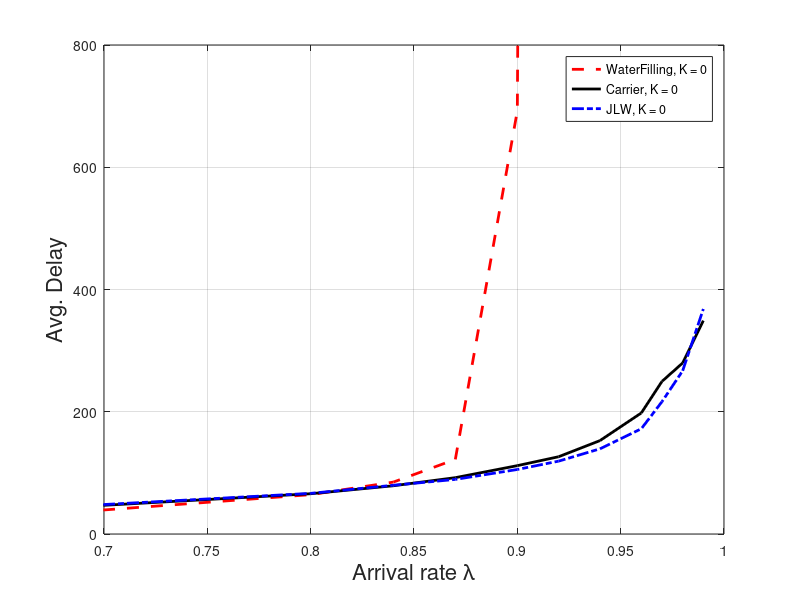

The MATLAB script that drew this image:
%% THIS ONE WE GOT POWER EQUAL TO ZERO
%% IT ALSO OUR FIRST WORKS SIMULATION RESULT
%% WHICH SATISFY OUR ASSUMPTION THAT IT SATISFY CAPACITY REGION
%% STILL DON'T KNOW THE DIFFERENCE BETWEEN IT AND JLW

waterfilling = [0.1        2.414925        5.484874     10.88605117
         0.2        5.655494        9.625327     12.47050481
         0.3       10.234555       12.468372     14.78640103
         0.4       16.233153       14.247379     17.63687627
         0.5       24.912893       15.273702     21.78292976
         0.6       38.271536       15.763351     28.06858515
         0.7       62.220254       15.957634     39.33973143
         0.8      114.981954        15.99666     64.37856807
        0.84      158.158751       15.999156     84.91126983
        0.87      235.351072       15.999785     122.0531497
         0.9     1378.332153       15.999936     692.5494262
         0.92	 25034.21842	   15.999982	 12108.12061];
 
     carrier = [         0.1	   11.098736	    5.821933	 20.26669844
         0.2	   26.034528	   10.248518	 22.82128089
         0.3	    36.45513	   13.160672	 24.26317465
         0.4	   44.739757	   14.831597	 26.48014662
         0.5	   54.597909	   15.606179	 30.39536429
         0.6	    67.92926	   15.901261	 36.43396732
         0.7	   90.115012	   15.984231	 46.94620833
         0.8	  129.054594	    15.99848	 65.87433895
        0.84	  156.543217	   15.999532	  78.9094277
        0.87	  184.170901	   15.999779	 92.17792006
         0.9	  224.903538	   15.999914	 111.8279806
        0.92	  255.476657	   15.999947	 126.4378525
        0.94	   310.14113	   15.999967	 152.8194994
        0.96	  403.143653	   15.999961	 198.0481673
        0.97	  509.381835	   15.999967	 249.7295961
        0.98	  572.372171	   15.999967	 279.7793911
        0.99	  714.575667	   15.999967	 349.0699325];
    
    JLW = [0.1	   27.148728	    4.964223	 31.21061566
         0.2	   35.587792	    9.746938	 26.61025969
         0.3	   43.518348	   12.931308	 26.33306598
         0.4	   52.958279	   14.803897	 28.31415747
         0.5	   66.557601	   15.628068	 32.05340486
         0.6	   85.865326	   15.921529	 38.08682987
         0.7	  116.924618	   15.990439	 48.21284749
         0.8	  172.831484	   15.999784	 66.50366601
        0.84	   213.03612	   15.999885	 79.73773427
        0.87	  242.666303	   15.999915	 89.31481925
         0.9	  291.963869	   15.999925	 105.5506558
        0.92	  333.902036	   15.999925	 119.2074065
        0.94	  394.232446	   15.999925	 139.3528633
        0.96	  492.981357	   15.999925	 172.2160944
        0.97	  621.827126	   15.999925	 216.5378245
        0.98	  770.942515	   15.999925	 266.9896185
        0.99	 1064.512639	   15.999925	 368.1569622];
    
figure(1)
hold on
plot(waterfilling(:,1),(waterfilling(:,4)),'r--','MarkerSize',10,'LineWidth',2);
plot(carrier(:,1),(carrier(:,4)),'k','MarkerSize',10,'LineWidth',2);
plot(JLW(:,1),(JLW(:,4)),'b-.','MarkerSize',10,'LineWidth',2);
xlabel('Arrival rate \lambda','FontSize',16)
ylabel('Avg. Delay','FontSize',16)
grid on
box on
legend('WaterFilling, K = 0','Carrier, K = 0','JLW, K = 0')
axis([0.7 1 0 800])